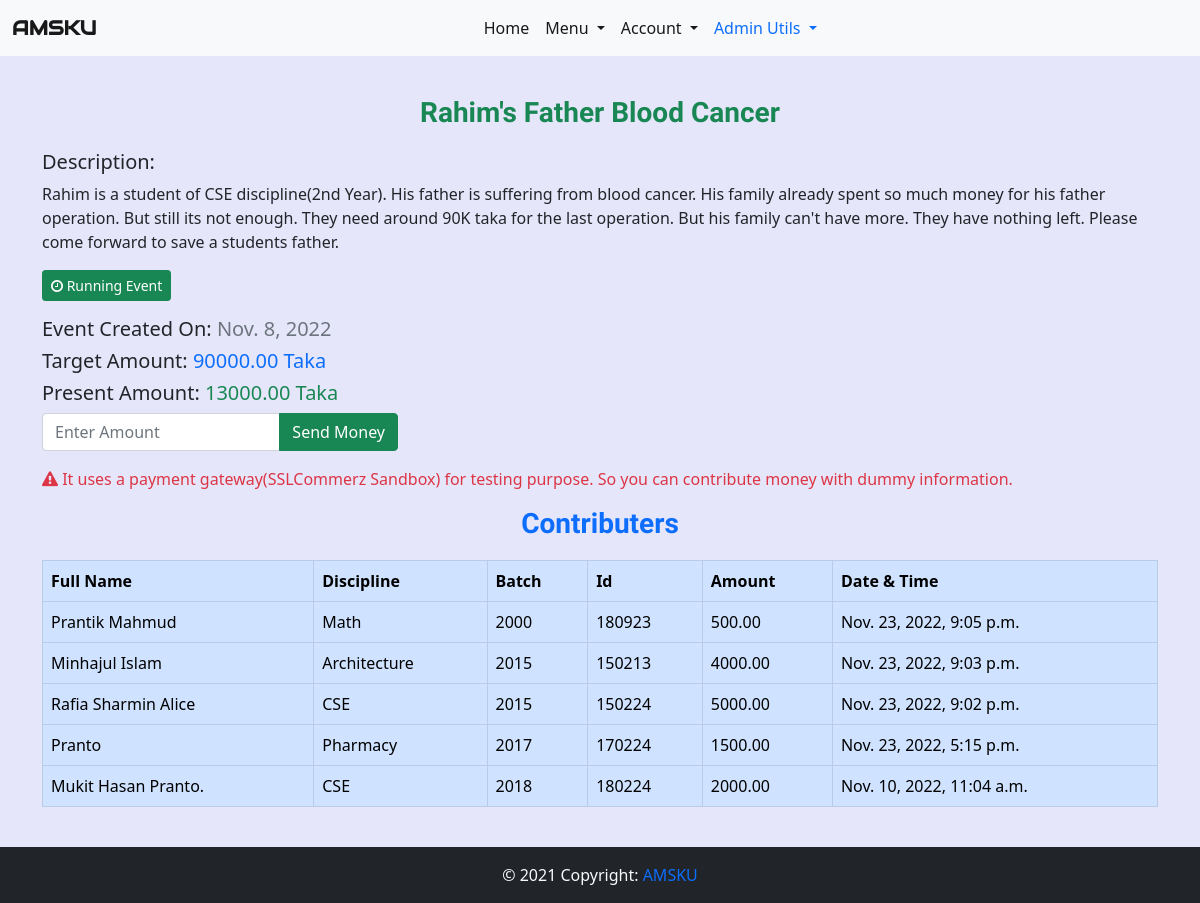
Page /charity-events/1/ (signed in) on the committed database.
### charity_events/models.py (models this page shows, shortened)
class Event(models.Model):
    discipline_list = ['Architecture','CSE','ECE','Math','URP','Physics','Chemistry','Stat','Pharmacy','BGE','FWT','FMRT','Agrotechnology','ES','SWE','BAD','HRM','DP','PM','DS','History','English','Bangla','IER','Sculpture','Econ','Sociology','MCJ','Law']
    Discipline_Choices = []
    for x in discipline_list:
        Discipline_Choices.append((x,x))
    headline = models.CharField(max_length=200)
    description = models.TextField()
    created_on = models.DateTimeField(default=datetime.now)
    discipline = models.CharField(max_length=255,choices=Discipline_Choices,blank=True)
    target_amount = models.DecimalField(max_digits=15, decimal_places=2)
    present_amount = models.DecimalField(max_digits=15, decimal_places=2,default=0)
    running = models.BooleanField(default=True)

class Contributer(models.Model):
    amount = models.DecimalField(max_digits=15, decimal_places=2)
    created_on = models.DateTimeField(default=datetime.now)
    event = models.ForeignKey('Event',on_delete=models.CASCADE)
    alumni = models.ForeignKey('home.Alumni_Profile',on_delete=models.CASCADE)

### home/models.py (models this page shows, shortened)
class Alumni_Profile(models.Model):
    discipline_list = ['Architecture','CSE','ECE','Math','URP','Physics','Chemistry','Stat','Pharmacy','BGE','FWT','FMRT','Agrotechnology','ES','SWE','BAD','HRM','DP','PM','DS','History','English','Bangla','IER','Sculpture','Econ','Sociology','MCJ','Law']
    Discipline_Choices = []
    for x in discipline_list:
        Discipline_Choices.append((x,x))
    Id_Choices = []
    for x in range(1,51):
        Id_Choices.append((str(x),str(x)))
    Batch_Choices = []
    for x in range(1991,2019):
        Batch_Choices.append((str(x),str(x)))
    job_list=['Agriculture','Architecture and Construction','Business Management and Administration','Education','Finance','Food','Government and Public Administration','Health Science','Human Services','Law, Public Safety, Corrections and Security','Manufacturing','Marketing, Sales and Service','Natural Resources','Science, Technology and Engineering','Other']
    Job_Choices = []
    for x in job_list:
        Job_Choices.append((x,x))
    country_list = ["Afghanistan","Albania","Algeria","Andorra","Angola","Anguilla","Antigua &amp; Barbuda","Argentina","Armenia","Aruba","Australia","Austria","Azerbaijan","Bahamas","Bahrain","Bangladesh","Barbados","Belarus","Belgium","Belize","Benin","Bermuda","Bhutan","Bolivia","Bosnia &amp; Herzegovina","Botswana","Brazil","British Virgin Islands","Brunei","Bulgaria","Burkina Faso","Burundi","Cambodia","Cameroon","Cape Verde","Cayman Islands","Chad","Chile","China","Colombia","Congo","Cook Islands","Costa Rica","Cote D Ivoire","Croatia","Cruise Ship","Cuba","Cyprus","Czech Republic","Denmark","Djibouti","Dominica","Dominican Republic","Ecuador","Egypt","El Salvador","Equatorial Guinea","Estonia","Ethiopia","Falkland Islands","Faroe Islands","Fiji","Finland","France","French Polynesia","French West Indies","Gabon","Gambia","Georgia","Germany","Ghana","Gibraltar","Greece","Greenland","Grenada","Guam","Guatemala","Guernsey","Guinea","Guinea Bissau","Guyana","Haiti","Honduras","Hong Kong","Hungary","Iceland","India","Indonesia","Iran","Iraq","Ireland","Isle of Man","Israel","Italy","Jamaica","Japan","Jersey","Jordan","Kazakhstan","Kenya","Kuwait","Kyrgyz Republic","Laos","Latvia","Lebanon","Lesotho","Liberia","Libya","Liechtenstein","Lithuania","Luxembourg","Macau","Macedonia","Madagascar","Malawi","Malaysia","Maldives","Mali","Malta","Mauritania","Mauritius","Mexico","Moldova","Monaco","Mongolia","Montenegro","Montserrat","Morocco","Mozambique","Namibia","Nepal","Netherlands","Netherlands Antilles","New Caledonia","New Zealand","Nicaragua","Niger","Nigeria","Norway","Oman","Pakistan","Palestine","Panama","Papua New Guinea","Paraguay","Peru","Philippines","Poland","Portugal","Puerto Rico","Qatar","Reunion","Romania","Russia","Rwanda","Saint Pierre &amp; Miquelon","Samoa","San Marino","Satellite","Saudi Arabia","Senegal","Serbia","Seychelles","Sierra Leone","Singapore","Slovakia","Slovenia","South Africa","South Korea","Spain","Sri Lanka","St Kitts &amp; Nevis","St Lucia","St Vincent","St. Lucia","Sudan","Suriname","Swaziland","Sweden","Switzerland","Syria","Taiwan","Tajikistan","Tanzania","Thailand","Timor L'Este","Togo","Tonga","Trinidad &amp; Tobago","Tunisia","Turkey","Turkmenistan","Turks &amp; Caicos","Uganda","Ukraine","United Arab Emirates","United Kingdom","Uruguay","Uzbekistan","Venezuela","Vietnam","Virgin Islands (US)","Yemen","Zambia","Zimbabwe"]
    Country_Choices = []
    for x in country_list:
        Country_Choices.append((x,x))
    full_name = models.CharField(max_length=255)
    image = models.FileField(upload_to='profile_pic/')
    certificate = models.FileField(upload_to='certificate/')
    discipline = models.CharField(max_length=255,choices=Discipline_Choices)
    student_id = models.CharField(max_length=10)
    batch = models.CharField(max_length=50,choices=Batch_Choices)
    job_type = models.CharField(max_length=50,blank=True)
    job_position = models.CharField(max_length=60,blank=True)
    company_name = models.CharField(max_length=60,blank=True)
    higher_study = models.CharField(max_length=60,blank=True)
    present_address = models.CharField(max_length=60)
    present_country = models.CharField(max_length=60,choices=Country_Choices)
    parmanent_address = models.CharField(max_length=60)
    mobile = models.CharField(max_length=60)
    facebook = models.URLField(max_length=60,blank=True)
    linkdin = models.URLField(max_length=60,blank=True)
    about_me = models.TextField(blank=True)
    is_verified = models.BooleanField(default=False)
    user = models.OneToOneField(settings.AUTH_USER_MODEL, on_delete=models.CASCADE,related_name="alumni_profile")

### charity_events/views.py (the view)
# urls.py: path('<int:id>/',event_details,name='detail_view'),
def event_details(request,id):
    event = Event.objects.get(id=id)
    return render(request,'charity_events/details.html',{'event':event})

### home/context_processors.py (called while the page is built)
def add_variable_to_context(request):
    current_news_letter = News_Letter.objects.all().order_by('-start_date').first()
    return {
        'current_newsletter':current_news_letter,
    }

### templates/charity_events/details.html (shortened to what this page needs)
{% extends 'base.html' %}
{% block content %}
<h3 class="header text-success">{{event.headline}}</h3>
<h5>Description: </h5><p>{{event.description}}</p>
{% if event.running %}
<button class='btn btn-success btn-sm mb-3'><i class='fa fa-clock-o'></i> Running Event</button>
{% else %}
<button class='btn btn-danger btn-sm mb-3'><i class='fa fa-lock'></i> Closed Event</button>
{% endif %}
<h5>Event Created On:<span class="text-muted"> {{event.created_on.date}}</span></h5>
<h5>Target Amount:<span class="text-primary"> {{event.target_amount}} Taka</span></h5>
<h5>Present Amount:<span class="text-success"> {{event.present_amount}} Taka</span></h5>
{% if event.running %}
<div class="row">
    <div class="col-sm-4">
        <form action="{% url 'charity_events:add_money' event.id %}" method="POST">
            <div class="input-group mb-3">
                <input name="amount" type="text" class="form-control" placeholder="Enter Amount" aria-describedby="button-addon2" required>
                <button class="btn btn-success" type="submit" id="button-addon2">Send Money</button>
              </div>
        </form>
    </div>
</div>
<p class='text-danger'><i class='fa fa-exclamation-triangle'></i> It uses a payment gateway(SSLCommerz Sandbox) for testing purpose. So you can contribute money with dummy information.</p>
{% endif %}
<h3 class="header text-primary">Contributers</h3>
<div class='table-responsive'>
    <table class="table table-primary table-bordered">
        <thead>
            <tr>
                <th>Full Name</th>
                <th>Discipline</th>
                <th>Batch</th>
                <th>Id</th>
                <th>Amount</th>
                <th>Date & Time</th>
            </tr>
        </thead>
        <tbody>
            {% for contributer in  event.contributer_set.all|dictsortreversed:"created_on" %}
            <tr>
                <td>{{contributer.alumni.full_name}}</td>
                <td>{{contributer.alumni.discipline}}</td>
                <td>{{contributer.alumni.batch}}</td>
                <td>{{contributer.alumni.student_id}}</td>
                <td>{{contributer.amount}}</td>
                <td>{{contributer.created_on}}</td>
            </tr>
            {% endfor %}
        </tbody>
    </table>
</div>
{% endblock content %}

### templates/base.html (style rules this page uses)
* { padding: 0; margin: 0; }
.header { text-align: center; padding-bottom: 12px; font-family: 'Signika', sans-serif; font-weight: 600; }

### rows in the picture
Event: headline "Rahim's Father Blood Cancer", description "Rahim is a student of CSE discipline(2nd Year). His father is suffering from blood cancer. His family already spent so much money for his father operation. But still its not enough. They need around 90K taka for the last operation. But his family can't have more. They have nothing left. Please come forward to save a students father.", created_on "Nov. 8, 2022", target_amount "90000.00", present_amount "13000.00"
Contributer: alumni.full_name "Prantik Mahmud", alumni.discipline "Math", alumni.batch "2000", alumni.student_id "180923", amount "500.00", created_on "Nov. 23, 2022, 9:05 p.m."
Contributer: alumni.full_name "Minhajul Islam", alumni.discipline "Architecture", alumni.batch "2015", alumni.student_id "150213", amount "4000.00", created_on "Nov. 23, 2022, 9:03 p.m."
Contributer: alumni.full_name "Rafia Sharmin Alice", alumni.discipline "CSE", alumni.batch "2015", alumni.student_id "150224", amount "5000.00", created_on "Nov. 23, 2022, 9:02 p.m."
Contributer: alumni.full_name "Pranto", alumni.discipline "Pharmacy", alumni.batch "2017", alumni.student_id "170224", amount "1500.00", created_on "Nov. 23, 2022, 5:15 p.m."
Contributer: alumni.full_name "Mukit Hasan Pranto.", alumni.discipline "CSE", alumni.batch "2018", alumni.student_id "180224", amount "2000.00", created_on "Nov. 10, 2022, 11:04 a.m."
